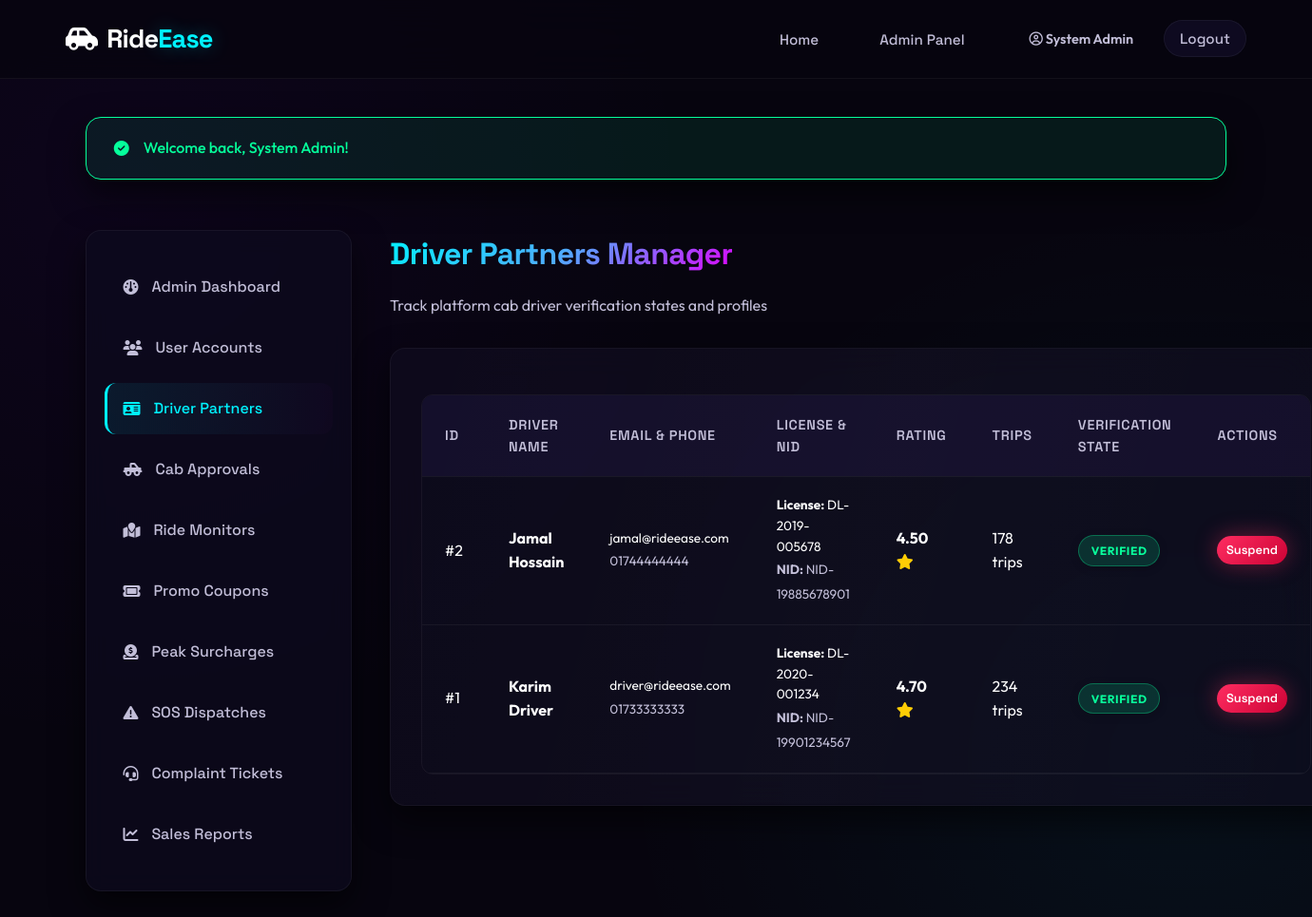
Screenshot of /admin/drivers.php (signed in) with the database file from the repository.
### tables this page shows
CREATE TABLE IF NOT EXISTS drivers (
    id INT AUTO_INCREMENT PRIMARY KEY,
    user_id INT NOT NULL UNIQUE,
    license_no VARCHAR(50) NOT NULL,
    nid_no VARCHAR(50) NOT NULL,
    experience_years INT NOT NULL DEFAULT 0,
    avg_rating DECIMAL(3,2) NOT NULL DEFAULT 0.00,
    total_trips INT NOT NULL DEFAULT 0,
    is_available TINYINT(1) NOT NULL DEFAULT 0,
    is_approved TINYINT(1) NOT NULL DEFAULT 0,
    is_suspended TINYINT(1) NOT NULL DEFAULT 0,
    created_at DATETIME NOT NULL DEFAULT CURRENT_TIMESTAMP,
    FOREIGN KEY (user_id) REFERENCES users(id) ON DELETE CASCADE
);

CREATE TABLE IF NOT EXISTS users (
    id INT AUTO_INCREMENT PRIMARY KEY,
    name VARCHAR(100) NOT NULL,
    email VARCHAR(150) NOT NULL UNIQUE,
    phone VARCHAR(20) NOT NULL,
    password_hash VARCHAR(255) NOT NULL,
    role ENUM('passenger','driver','admin') NOT NULL DEFAULT 'passenger',
    profile_pic VARCHAR(255) DEFAULT NULL,
    is_active TINYINT(1) NOT NULL DEFAULT 1,
    created_at DATETIME NOT NULL DEFAULT CURRENT_TIMESTAMP,
    updated_at DATETIME NOT NULL DEFAULT CURRENT_TIMESTAMP ON UPDATE CURRENT_TIMESTAMP
);

### config/session.php (called while the page is built, shortened)
<?php
function sanitize(string $input): string {
    return htmlspecialchars(trim($input), ENT_QUOTES, 'UTF-8');
}

### admin/drivers.php (the view, shortened to what this page needs)
<?php
require_once __DIR__ . '/../config/session.php';
$db = getDB();
try {
    $stmt = $db->query("
        SELECT d.*, u.name, u.email, u.phone, u.is_active
        FROM drivers d
        JOIN users u ON d.user_id = u.id
        ORDER BY d.id DESC
    ");
    $drivers = $stmt->fetchAll();
} catch (PDOException $e) {
    die("Error compiling drivers list.");
}
require_once __DIR__ . '/../includes/header.php';
?>
<div class="dashboard-layout">
    <aside class="sidebar">
        <ul class="sidebar-menu">
            <li><a href="dashboard.php"><i class="fa-solid fa-gauge"></i> Admin Dashboard</a></li>
            <li><a href="users.php"><i class="fa-solid fa-users"></i> User Accounts</a></li>
            <li><a href="drivers.php" class="active"><i class="fa-solid fa-id-card"></i> Driver Partners</a></li>
            <li><a href="vehicles.php"><i class="fa-solid fa-truck-pickup"></i> Cab Approvals</a></li>
            <li><a href="rides.php"><i class="fa-solid fa-map-location"></i> Ride Monitors</a></li>
            <li><a href="coupons.php"><i class="fa-solid fa-ticket"></i> Promo Coupons</a></li>
            <li><a href="pricing.php"><i class="fa-solid fa-circle-dollar-to-slot"></i> Peak Surcharges</a></li>
            <li><a href="sos_alerts.php"><i class="fa-solid fa-triangle-exclamation"></i> SOS Dispatches</a></li>
            <li><a href="complaints.php"><i class="fa-solid fa-headset"></i> Complaint Tickets</a></li>
            <li><a href="reports.php"><i class="fa-solid fa-chart-line"></i> Sales Reports</a></li>
        </ul>
    </aside>
    <div class="dashboard-content">
        <div style="display:flex; justify-content:space-between; align-items:center; margin-bottom: 2rem;">
            <div>
                <h1 class="gradient-text">Driver Partners Manager</h1>
                <p class="text-secondary">Track platform cab driver verification states and profiles</p>
            </div>
        </div>
        <div class="card">
            <div class="table-responsive">
                <table>
                    <thead>
                        <tr>
                            <th>ID</th>
                            <th>Driver Name</th>
                            <th>Email & Phone</th>
                            <th>License & NID</th>
                            <th>Rating</th>
                            <th>Trips</th>
                            <th>Verification State</th>
                            <th>Actions</th>
                        </tr>
                    </thead>
                    <tbody>
                        <?php if (empty($drivers)): ?>
                            <tr>
                                <td colspan="8" class="text-center text-muted">No driver application entries logged.</td>
                            </tr>
                        <?php else: ?>
                            <?php foreach ($drivers as $d): ?>
                                <tr>
                                    <td>#<?php echo $d['id']; ?></td>
                                    <td><strong><?php echo sanitize($d['name']); ?></strong></td>
                                    <td>
                                        <span style="font-size:0.85rem; display:block;"><?php echo sanitize($d['email']); ?></span>
                                        <span style="font-size:0.85rem;" class="text-secondary"><?php echo sanitize($d['phone']); ?></span>
                                    </td>
                                    <td>
                                        <span style="font-size:0.85rem; display:block;"><strong>License:</strong> <?php echo sanitize($d['license_no']); ?></span>
                                        <span style="font-size:0.85rem;" class="text-secondary"><strong>NID:</strong> <?php echo sanitize($d['nid_no']); ?></span>
                                    </td>
                                    <td>
                                        <strong><?php echo number_format($d['avg_rating'], 2); ?> <i class="fa-solid fa-star" style="color:var(--warning);"></i></strong>
                                    </td>
                                    <td><?php echo $d['total_trips']; ?> trips</td>
                                    <td>
                                        <?php if ($d['is_suspended']): ?>
                                            <span class="badge badge-cancelled">Suspended</span>
                                        <?php elseif (!$d['is_approved']): ?>
                                            <span class="badge badge-pending">Pending Approval</span>
                                        <?php else: ?>
                                            <span class="badge badge-completed">Verified</span>
                                        <?php endif; ?>
                                    </td>
                                    <td>
                                        <div style="display:flex; gap:5px;">
                                            <?php if ($d['is_suspended']): ?>
                                                <a href="drivers.php?toggle_suspend=<?php echo $d['id']; ?>&state=0" class="btn btn-secondary" style="padding:0.3rem 0.6rem; font-size:0.8rem;">Unsuspend</a>
                                            <?php else: ?>
                                                <a href="drivers.php?toggle_suspend=<?php echo $d['id']; ?>&state=1" class="btn btn-danger" style="padding:0.3rem 0.6rem; font-size:0.8rem;" onclick="return confirm('Suspend driver from taking bookings?');">Suspend</a>
                                            <?php endif; ?>
                                        </div>
                                    </td>
                                </tr>
                            <?php endforeach; ?>
                        <?php endif; ?>
                    </tbody>
                </table>
            </div>
        </div>
    </div>
</div>

### assets/css/style.css (style rules this page uses)
:root { --bg-primary: #07050f; --bg-secondary: #0e0a1f; --bg-tertiary: #150f2e; --accent-cyan-start: #00f2fe; --accent-cyan-end: #4facfe; --accent-purple-start: #7f00ff; --accent-purple-end: #e100ff; --text-primary: #ffffff; --text-secondary: #c2bed8; --text-muted: #635d82; --success: #05ff9b; --warning: #ffcc00; --danger: #ff2a5f; --border-glass: rgba(255, 255, 255, 0.05); --border-highlight: rgba(0, 242, 254, 0.25); --font-heading: 'Space Grotesk', sans-serif; --font-body: 'Outfit', sans-serif; --shadow-cyan: 0 0 20px rgba(0, 242, 254, 0.3); --shadow-purple: 0 0 20px rgba(225, 0, 255, 0.25); --shadow-danger: 0 0 25px rgba(255, 42, 95, 0.4); --shadow-card: 0 15px 35px rgba(0, 0, 0, 0.6); --transition-premium: all 0.4s cubic-bezier(0.16, 1, 0.3, 1); --radius-premium: 16px; }
* { margin: 0; padding: 0; box-sizing: border-box; scroll-behavior: smooth; }
body { background-color: var(--bg-primary); color: var(--text-primary); font-family: var(--font-body); line-height: 1.6; overflow-x: hidden; }
h1, h2, h3, h4, h5, h6 { font-family: var(--font-heading); font-weight: 700; letter-spacing: -0.02em; margin-bottom: 1rem; }
.gradient-text { background: linear-gradient(135deg, var(--accent-cyan-start), var(--accent-cyan-end) 50%, var(--accent-purple-end)); -webkit-background-clip: text; -webkit-text-fill-color: transparent; background-clip: text; display: inline-block; }
.text-secondary { color: var(--text-secondary); }
.card { background: rgba(14, 10, 31, 0.6); backdrop-filter: blur(16px); -webkit-backdrop-filter: blur(16px); border: 1px solid var(--border-glass); border-radius: var(--radius-premium); padding: 2rem; box-shadow: var(--shadow-card); transition: var(--transition-premium); position: relative; overflow: hidden; }
.card::after { content: ''; position: absolute; top: 0; left: -50%; width: 200%; height: 100%; background: linear-gradient(90deg, transparent, rgba(255, 255, 255, 0.02), transparent); transform: skewX(-15deg); transition: 0.75s; pointer-events: none; }
.btn { display: inline-flex; align-items: center; justify-content: center; padding: 0.9rem 2rem; border-radius: 40px; font-family: var(--font-heading); font-weight: 600; font-size: 0.95rem; cursor: pointer; transition: var(--transition-premium); border: none; text-decoration: none; gap: 10px; position: relative; overflow: hidden; }
.btn-danger { background: linear-gradient(135deg, var(--danger), #cc0033); color: var(--text-primary); box-shadow: var(--shadow-danger); }
.dashboard-layout { display: grid; grid-template-columns: 280px 1fr; gap: 2.5rem; padding: 1.5rem 0; }
.sidebar { background: rgba(14, 10, 31, 0.7); backdrop-filter: blur(12px); -webkit-backdrop-filter: blur(12px); border: 1px solid var(--border-glass); border-radius: var(--radius-premium); padding: 2rem 1.2rem; height: fit-content; box-shadow: var(--shadow-card); }
.sidebar-menu { display: flex; flex-direction: column; gap: 0.6rem; list-style: none; }
.sidebar-menu a { display: flex; align-items: center; gap: 14px; padding: 0.9rem 1.2rem; color: var(--text-secondary); text-decoration: none; border-radius: 12px; font-family: var(--font-heading); font-weight: 500; transition: var(--transition-premium); }
.sidebar-menu a:hover, .sidebar-menu a.active { background: linear-gradient(90deg, rgba(0, 242, 254, 0.08), rgba(225, 0, 255, 0.02)); color: var(--accent-cyan-start); border-left: 3px solid var(--accent-cyan-start); padding-left: calc(1.2rem - 3px); }
.table-responsive { width: 100%; overflow-x: auto; margin-top: 1rem; border-radius: 12px; border: 1px solid var(--border-glass); }
table { width: 100%; border-collapse: collapse; text-align: left; background: rgba(14, 10, 31, 0.2); }
th, td { padding: 1.2rem 1.5rem; border-bottom: 1px solid var(--border-glass); }
th { background-color: rgba(21, 15, 46, 0.8); color: var(--text-secondary); font-family: var(--font-heading); font-weight: 600; font-size: 0.9rem; letter-spacing: 0.05em; text-transform: uppercase; }
.badge { display: inline-block; padding: 0.35rem 0.8rem; border-radius: 30px; font-size: 0.75rem; font-weight: 700; letter-spacing: 0.05em; text-transform: uppercase; box-shadow: 0 2px 10px rgba(0, 0, 0, 0.2); }
.badge-completed { background: rgba(5, 255, 155, 0.15); color: var(--success); border: 1px solid rgba(5, 255, 155, 0.3); }

### rows the page displays
drivers: id "2", user.name "Jamal Hossain", user.email "jamal@rideease.com", user.phone "01744444444", license_no "DL-2019-005678", nid_no "NID-19885678901", avg_rating "4.50", total_trips "178", is_suspended "VERIFIED"
drivers: id "1", user.name "Karim Driver", user.email "driver@rideease.com", user.phone "01733333333", license_no "DL-2020-001234", nid_no "NID-19901234567", avg_rating "4.70", total_trips "234", is_suspended "VERIFIED"

### other values shown
currentUserName() "System Admin"
$flash['message'] "Welcome back, System Admin!"
